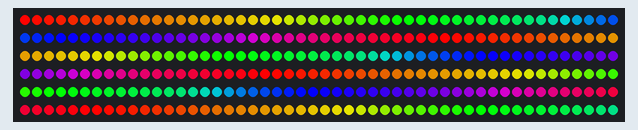
This sketch was run on a simulated Arduino Uno, built with avr-gcc and run on an emulated ATmega328P. Shown: 300 RGB LEDs in strip order, left to right, continuing on the next row.

Above: at 3.18 s.
At 7.55 s:
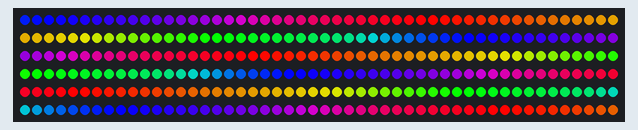
At 11.93 s:
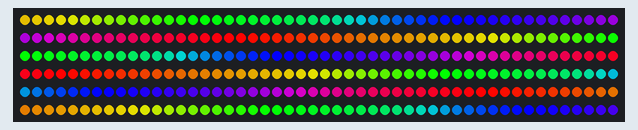
At 20.98 s:
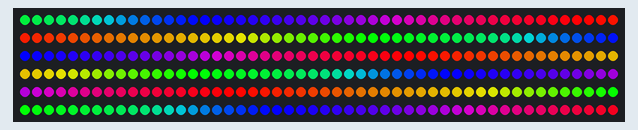
At 30.04 s:
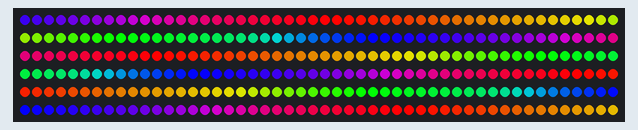
At 39.1 s:
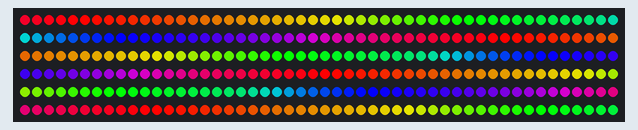

The sketch:

ColorPalette.ino.ino
```cpp
#include <FastLED.h>

#define LED_PIN     5
#define NUM_LEDS    300
#define BRIGHTNESS  255
#define LED_TYPE    WS2811
#define COLOR_ORDER GRB
CRGB leds[NUM_LEDS];

#define UPDATES_PER_SECOND 100

// This example shows several ways to set up and use 'palettes' of colors
// with FastLED.
//
// These compact palettes provide an easy way to re-colorize your
// animation on the fly, quickly, easily, and with low overhead.
//
// USING palettes is MUCH simpler in practice than in theory, so first just
// run this sketch, and watch the pretty lights as you then read through
// the code.  Although this sketch has eight (or more) different color schemes,
// the entire sketch compiles down to about 6.5K on AVR.
//
// FastLED provides a few pre-configured color palettes, and makes it
// extremely easy to make up your own color schemes with palettes.
//
// Some notes on the more abstract 'theory and practice' of
// FastLED compact palettes are at the bottom of this file.


CRGBPalette16 currentPalette;
TBlendType    currentBlending;


void setup() {
    delay( 3000 ); // power-up safety delay
    FastLED.addLeds<LED_TYPE, LED_PIN, COLOR_ORDER>(leds, NUM_LEDS).setCorrection( TypicalLEDStrip );
    FastLED.setBrightness(  BRIGHTNESS );

    currentPalette = RainbowColors_p;
    currentBlending = LINEARBLEND;
}


void loop()
{

    static uint8_t startIndex = 0;
    startIndex = startIndex + 1; /* motion speed */

    FillLEDsFromPaletteColors( startIndex);

    FastLED.show();
    FastLED.delay(1000 / UPDATES_PER_SECOND);
}

void FillLEDsFromPaletteColors( uint8_t colorIndex)
{
    uint8_t brightness = 255;

    for( int i = 0; i < NUM_LEDS; i++) {
        leds[i] = ColorFromPalette( currentPalette, colorIndex, brightness, currentBlending);
        colorIndex += 3;
    }
}


// There are several different palettes of colors demonstrated here.
//
// FastLED provides several 'preset' palettes: RainbowColors_p, RainbowStripeColors_p,
// OceanColors_p, CloudColors_p, LavaColors_p, ForestColors_p, and PartyColors_p.
//
// Additionally, you can manually define your own color palettes, or you can write
// code that creates color palettes on the fly.  All are shown here.
```
